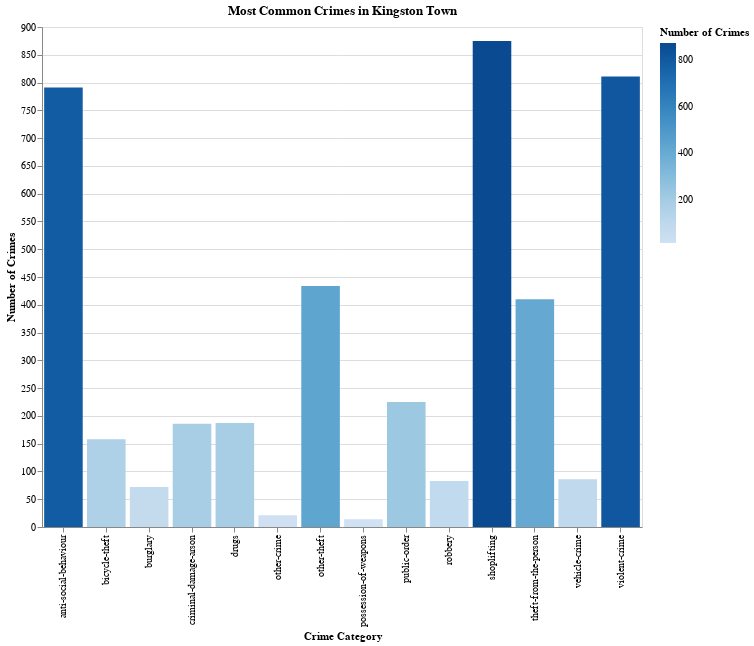

The notebook cell this image was saved under:
### Code cell
categories = crimes["category"].value_counts().reset_index()

alt.Chart(categories).mark_bar().encode(
    x=alt.X('category', title='Crime Category'),
    y=alt.Y('count', title='Number of Crimes'),
    color=alt.Color('count', title='Number of Crimes'),
    tooltip=[
        alt.Tooltip('category', title='Crime Category'),
        alt.Tooltip(
            'count', title='Number of Crimes')
    ]
).properties(
    width=600,
    height=500,
    title=f'Most Common Crimes in {neighbourhood.title()}'
)

### Figure 1 — Vega-Lite specification as saved in the notebook (floating-point values rounded to 4 significant figures)
{"config": {"view": {"continuousWidth": 300, "continuousHeight": 300}}, "data": {"name": "data-b4c38aefafc370fe2e102704ee207cf8"}, "mark": {"type": "bar"}, "encoding": {"color": {"field": "count", "title": "Number of Crimes", "type": "quantitative"}, "tooltip": [{"field": "category", "title": "Crime Category", "type": "nominal"}, {"field": "count", "title": "Number of Crimes", "type": "quantitative"}], "x": {"field": "category", "title": "Crime Category", "type": "nominal"}, "y": {"field": "count", "title": "Number of Crimes", "type": "quantitative"}}, "height": 500, "title": "Most Common Crimes in Kingston Town", "width": 600, "$schema": "https://vega.github.io/schema/vega-lite/v5.20.1.json", "datasets": {"data-b4c38aefafc370fe2e102704ee207cf8": [{"category": "shoplifting", "count": 875}, {"category": "violent-crime", "count": 811}, {"category": "anti-social-behaviour", "count": 791}, {"category": "other-theft", "count": 434}, {"category": "theft-from-the-person", "count": 410}, {"category": "public-order", "count": 225}, {"category": "drugs", "count": 187}, {"category": "criminal-damage-arson", "count": 186}, {"category": "bicycle-theft", "count": 158}, {"category": "vehicle-crime", "count": 86}, {"category": "robbery", "count": 83}, {"category": "burglary", "count": 72}, {"category": "other-crime", "count": 21}, {"category": "possession-of-weapons", "count": 14}]}}
